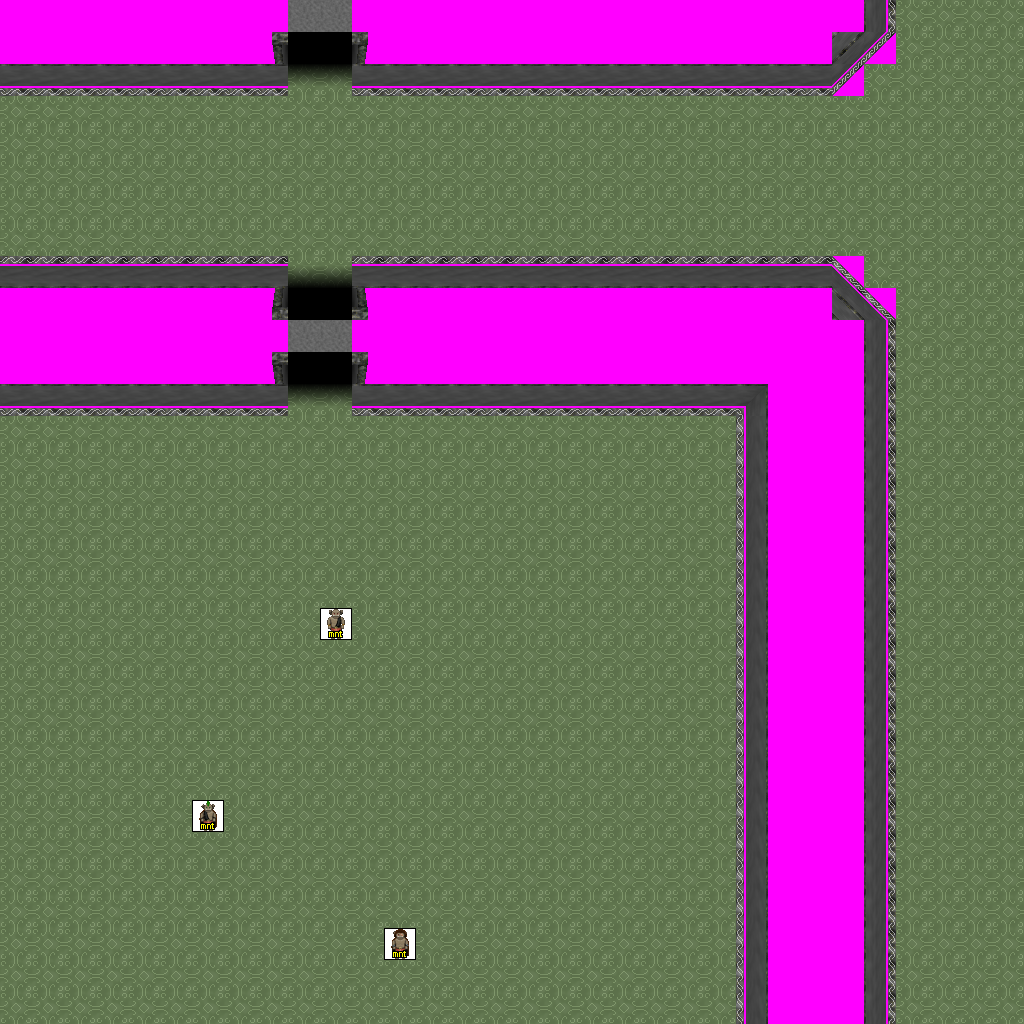

Below is a game level as drawn by its tile map, then a one-line description and the .tmx that defines it (tile-layer data replaced by summaries):
An orthogonal 32x32 tile map with 32x32 px tiles, 7 tile layers (Ground, Objects, Above, Walkable, ...), 5 tilesets and 14 objects (7x newmap, from_west_0, from_east_0, from_east_1, from_north_0, ...).

<map version="1.0" orientation="orthogonal" width="32" height="32" tilewidth="32" tileheight="32">
 <tileset firstgid="1" name="logic_creature_mountain_orc" tilewidth="32" tileheight="32">
  <image source="../drawable/logic_creature_mountain_orc.png" width="128" height="32" />
 </tileset>
 <tileset firstgid="5" name="ground_indoor_floor" tilewidth="32" tileheight="32">
  <image source="../drawable/ground_indoor_floor.png" width="96" height="32" />
 </tileset>
 <tileset firstgid="8" name="building_wall_int_grey" tilewidth="32" tileheight="32">
  <image source="../drawable/building_wall_int_grey.png" width="352" height="352" />
 </tileset>
 <tileset firstgid="129" name="building_entrance_grey" tilewidth="32" tileheight="32">
  <image source="../drawable/building_entrance_grey.png" width="160" height="160" />
 </tileset>
 <tileset firstgid="154" name="walkable_sentinel" tilewidth="32" tileheight="32">
  <image source="../drawable/walkable_sentinel.png" width="32" height="32" />
 </tileset>
 <layer name="Ground" width="32" height="32">
  <data>[1024 cells, 1018 non-empty, 9 distinct tile ids]</data>
 </layer>
 <layer name="Objects" width="32" height="32">
  <data>[1024 cells, 12 non-empty, 6 distinct tile ids]</data>
 </layer>
 <layer name="Above" width="32" height="32">
  <data>[1024 cells, 20 non-empty, 3 distinct tile ids]</data>
 </layer>
 <layer name="Walkable" width="32" height="32">
  <data>[1024 cells, 301 non-empty, 1 distinct tile ids]</data>
 </layer>
 <layer name="Objects_stendhal" width="32" height="32">
  <data>[1024 cells, 138 non-empty, 17 distinct tile ids]</data>
 </layer>
 <layer name="Above_stendhal" width="32" height="32">
  <data>[1024 cells, 0 non-empty, 0 distinct tile ids]</data>
 </layer>
 <layer name="Objects_stendhal2" width="32" height="32">
  <data>[1024 cells, 3 non-empty, 3 distinct tile ids]</data>
 </layer>
 <objectgroup name="Mapevents" width="32" height="32">
  <object name="exit_east_0" type="newmap" x="992" y="0" width="32" height="1024">
   <properties>
    <property name="map" value="level_1_ados_abandoned_keep_x3_y2" />
    <property name="place" value="from_east_0" />
   </properties>
  </object>
  <object name="exit_west_0" type="newmap" x="0" y="96" width="32" height="160">
   <properties>
    <property name="map" value="level_1_ados_abandoned_keep_x1_y2" />
    <property name="place" value="from_west_0" />
   </properties>
  </object>
  <object name="exit_west_1" type="newmap" x="0" y="416" width="32" height="608">
   <properties>
    <property name="map" value="level_1_ados_abandoned_keep_x1_y2" />
    <property name="place" value="from_west_1" />
   </properties>
  </object>
  <object name="exit_south_0" type="newmap" x="0" y="992" width="736" height="32">
   <properties>
    <property name="map" value="level_1_ados_abandoned_keep_x2_y3" />
    <property name="place" value="from_south_0" />
   </properties>
  </object>
  <object name="exit_south_1" type="newmap" x="896" y="992" width="128" height="32">
   <properties>
    <property name="map" value="level_1_ados_abandoned_keep_x2_y3" />
    <property name="place" value="from_south_1" />
   </properties>
  </object>
  <object name="exit_north_0" type="newmap" x="288" y="0" width="64" height="32">
   <properties>
    <property name="map" value="level_1_ados_abandoned_keep_x2_y1" />
    <property name="place" value="from_north_0" />
   </properties>
  </object>
  <object name="exit_north_1" type="newmap" x="896" y="0" width="128" height="32">
   <properties>
    <property name="map" value="level_1_ados_abandoned_keep_x2_y1" />
    <property name="place" value="from_north_1" />
   </properties>
  </object>
 </objectgroup>
 <objectgroup name="Spawn" width="32" height="32">
  <object name="from_west_0" x="992" y="512" width="32" height="32" />
  <object name="from_east_0" x="0" y="160" width="32" height="32" />
  <object name="from_east_1" x="0" y="704" width="32" height="32" />
  <object name="from_north_0" x="352" y="992" width="32" height="32" />
  <object name="from_north_1" x="960" y="992" width="32" height="32" />
  <object name="from_south_0" x="320" y="0" width="32" height="32" />
  <object name="from_south_1" x="960" y="0" width="32" height="32" />
 </objectgroup>
 <objectgroup name="Keys" width="32" height="32" />
 <objectgroup name="Replace" width="32" height="32" />
</map>
